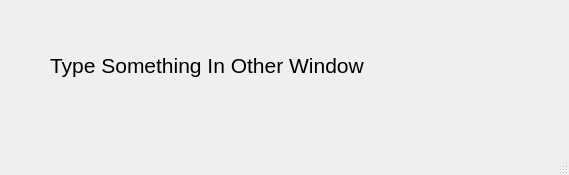
<?xml version="1.0" encoding="UTF-8"?>
<ui version="4.0">
 <class>SecondWindow</class>
 <widget class="QMainWindow" name="SecondWindow">
  <property name="geometry">
   <rect>
    <x>0</x>
    <y>0</y>
    <width>569</width>
    <height>175</height>
   </rect>
  </property>
  <property name="windowTitle">
   <string>MainWindow</string>
  </property>
  <widget class="QWidget" name="centralwidget">
   <widget class="QLabel" name="label">
    <property name="geometry">
     <rect>
      <x>50</x>
      <y>30</y>
      <width>461</width>
      <height>71</height>
     </rect>
    </property>
    <property name="font">
     <font>
      <pointsize>16</pointsize>
     </font>
    </property>
    <property name="text">
     <string>Type Something In Other Window</string>
    </property>
   </widget>
  </widget>
  <widget class="QMenuBar" name="menubar">
   <property name="geometry">
    <rect>
     <x>0</x>
     <y>0</y>
     <width>569</width>
     <height>27</height>
    </rect>
   </property>
  </widget>
  <widget class="QStatusBar" name="statusbar"/>
 </widget>
 <resources/>
 <connections/>
</ui>
